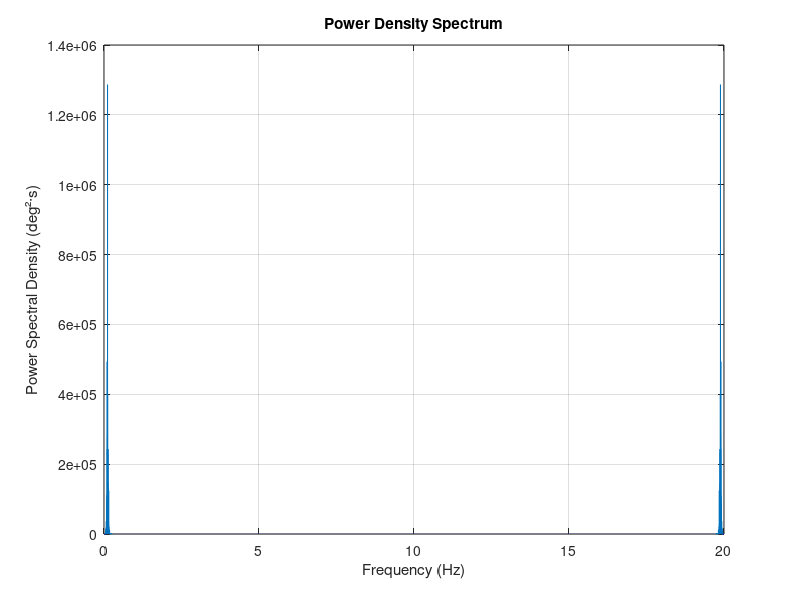

Here is the MATLAB script that generated this plot:
% Load the time series data
data = load('roll_motion.mat');
roll_motion = data.roll_motion; % Assuming variable name inside .mat file
Fs = 20; % Sampling frequency in Hz

% Compute the FFT
N = length(roll_motion);
Y = fft(roll_motion);

% Compute the two-sided power spectral density (PSD)
Pxx = abs(Y).^2 / N;

% Frequency axis (Full range from 0 to Fs)
f = (0:N-1)*(Fs/N); 

% Plot the Power Spectral Density on a linear scale
figure;
plot(f, Pxx);
xlabel('Frequency (Hz)');
ylabel('Power Spectral Density (deg²·s)');
title('Power Density Spectrum');
grid on;
xlim([0 20]); % Ensure the x-axis extends to 20 Hz
